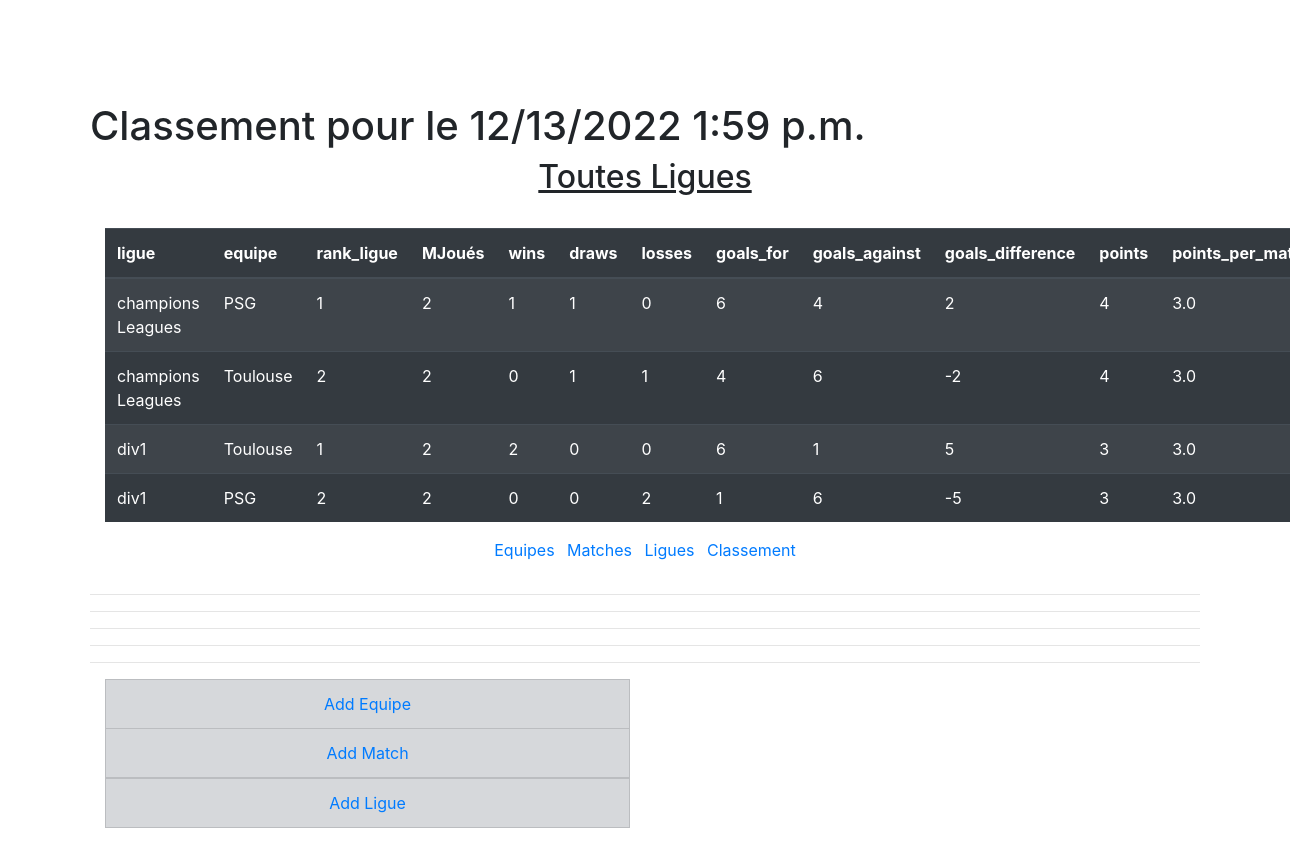
The app's page /competition/ with its own data.
### competition/models.py (models this page shows, shortened)
class SeasonScore(models.Model):
    ligue = models.ForeignKey(Ligue, models.DO_NOTHING,
                              db_column='ligue', to_field='code_ligue')
    equipe = models.ForeignKey(
        Equipe, models.DO_NOTHING, db_column='equipe', to_field='id_federation')
    rank_ligue = models.IntegerField(null=True)
    match_played = models.IntegerField(null=True)
    wins = models.IntegerField(null=True)
    draws = models.IntegerField(null=True)
    losses = models.IntegerField(null=True)
    goals_for = models.IntegerField(null=True)
    goals_against = models.IntegerField(null=True)
    goal_diff = models.IntegerField(null=True)
    points = models.IntegerField(null=True)
    points_per_match = models.FloatField(null=True)

class Ligue(models.Model):
    titre = models.CharField(max_length=50)
    status = models.CharField(max_length=50, choices=(
        ('0', 'active'), ('1', 'finie')), default='active')
    code_ligue = models.CharField(max_length=250, unique=True)
    year = models.IntegerField()

class Equipe(models.Model):
    nom = models.CharField(max_length=50)
    id_federation = models.BigIntegerField(unique=True)
    pays = models.CharField(max_length=50)
    ligues = models.ManyToManyField(Ligue)  # , through='EquipeLigue')

### competition/views.py (the view)
# urls.py: path('', views.index, name='index'),
def index(request):
    scores = SeasonScore.objects.all().order_by('ligue', 'rank_ligue')
    context = {'d': list(scores)}
    return render(request, 'competition/index_competition.html',context)

### competition/templates/competition/index_competition.html
{% extends "competition/base.html" %}
{% block content %}
<br><br><br>
<h1> Classement pour le {% now "SHORT_DATETIME_FORMAT" %} </h1>
<div class="container">
    <h2 class="text-center"><u>Toutes Ligues</u></h2><br>
    <table class="table table-dark table-striped">
        <thead>
            <tr>
                <th>ligue</th>
                <th>equipe</th>
                <th>rank_ligue</th>
                <th>MJoués</th>
                <th>wins</th>
                <th>draws</th>
                <th>losses</th>
                <th>goals_for</th>
                <th>goals_against</th>
                <th>goals_difference</th>
                <th>points</th>
                <th>points_per_match</th>
            </tr>
        </thead>
        <tbody>
            {% if d %}
            {% for i in d %}
            <tr>
                <td>{{ i.ligue.titre }}</td>
                <td>{{ i.equipe.nom }}</td>
                <td>{{ i.rank_ligue }}</td>
                <td>{{ i.match_played }}</td>
                <td>{{ i.wins }}</td>
                <td>{{ i.draws }}</td>
                <td>{{ i.losses }}</td>
                <td>{{ i.goals_for }}</td>
                <td>{{ i.goals_against }}</td>
                <td>{{ i.goal_diff }}</td>
                <td>{{ i.points }}</td>
                <td>{{ i.points_per_match }}</td>
            </tr>
            {% endfor %}
            {% endif %}
        </tbody>
    </table>
</div>
{% endblock %}

### competition/templates/competition/base.html (shortened to what this page needs)
<!DOCTYPE html>
<html lang="en">
<head>
    <link rel="stylesheet" href="https://maxcdn.bootstrapcdn.com/bootstrap/4.5.0/css/bootstrap.min.css">
  </head>
<body>
  <div class="container" style="margin-top: 30px;" >
    {% block content %}
    {% endblock %}
    </div>
<div class="container">
  <div class="row">
      <div class="col-md-12">
          <ul class="list-inline text-center">
              <li class="list-inline-item"><a href="{% url 'competition:table_equipe' %}">Equipes</a></li>
              <li class="list-inline-item"><a href="{% url 'competition:table_match' %}">Matches</a></li>
              <li class="list-inline-item"><a href="{% url 'competition:table_ligue' %}">Ligues</a></li>
              <li class="list-inline-item"><a href="{% url 'competition:index' %} ">Classement</a></li>
          </ul>
      </div>
  </div>
  <hr/>
  <hr/>
  <hr/>
  <hr/>
  <hr/>
  <div class="container">
    <div class="row">
        <div class="col-md-6">
            <ul class="list-inline text-center">
                <li class="list-group-item list-group-item-secondary"><a href="{% url 'competition:form_equipe' %}">Add Equipe</a></li>
                <li class="list-group-item list-group-item-secondary"><a href="{% url 'competition:form_match' %}">Add Match</li>
                <li class="list-group-item list-group-item-secondary"><a href="{% url 'competition:form_ligue' %}">Add Ligue</a></li>
            </ul>
        </div>
    </div>
</body>
</html>

### competition/templates/competition/base.html (style rules this page uses)
hr { margin-top: 1rem; margin-bottom: 1rem; border: 0; border-top: 1px solid rgba(0, 0, 0, 0.1); }

### records on screen
SeasonScore: ligue.titre "champions Leagues", equipe.nom "PSG", rank_ligue "1", match_played "2", wins "1", draws "1", losses "0", goals_for "6", goals_against "4", goal_diff "2", points "4", points_per_match "3.0"
SeasonScore: ligue.titre "champions Leagues", equipe.nom "Toulouse", rank_ligue "2", match_played "2", wins "0", draws "1", losses "1", goals_for "4", goals_against "6", goal_diff "-2", points "4", points_per_match "3.0"
SeasonScore: ligue.titre "div1", equipe.nom "Toulouse", rank_ligue "1", match_played "2", wins "2", draws "0", losses "0", goals_for "6", goals_against "1", goal_diff "5", points "3", points_per_match "3.0"
SeasonScore: ligue.titre "div1", equipe.nom "PSG", rank_ligue "2", match_played "2", wins "0", draws "0", losses "2", goals_for "1", goals_against "6", goal_diff "-5", points "3", points_per_match "3.0"
